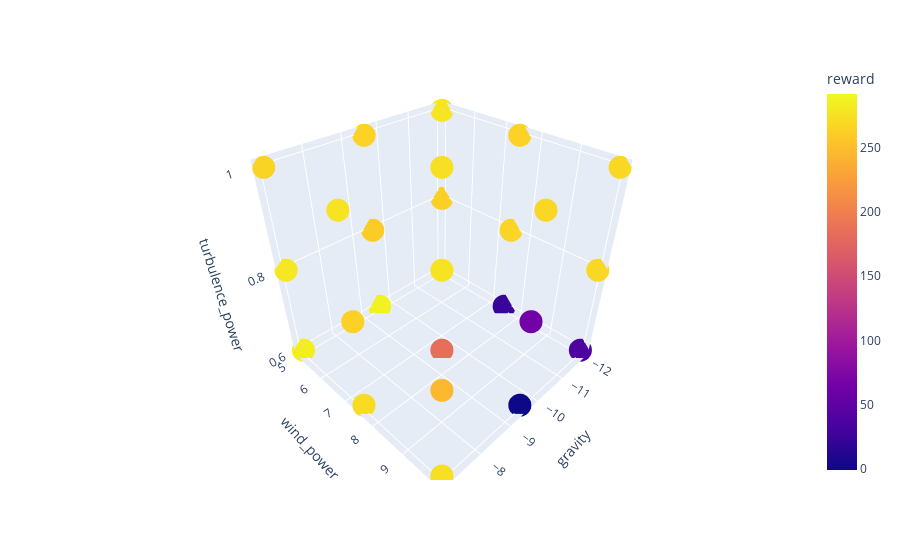

Notebook code cell kept with this figure:
### Code cell
fig = px.scatter_3d(df, x='gravity', y='wind_power', z='turbulence_power',
              color='reward')
fig.show()

### Figure 1 — Plotly figure (JSON) as saved in the notebook; plotly's stock layout.template omitted (floating-point values rounded to 4 significant figures)
{"data": [{"hovertemplate": "gravity=%{x}<br>wind_power=%{y}<br>turbulence_power=%{z}<br>reward=%{marker.color}<extra></extra>", "legendgroup": "", "marker": {"color": [291.5, 262.4, 277.6, 24.08, 267.0, 264.4, 37.58, 268.5, 268.5, 286.1, 260.4, 264.2, 183.2, 225.0, 274.2, -0.8405, 64.46, 267.6, 283.3, 279.5, 266.2, 271.4, 264.2, 276.8, 273.4, 245.2, 277.0], "coloraxis": "coloraxis", "symbol": "circle"}, "mode": "markers", "name": "", "scene": "scene", "showlegend": false, "type": "scatter3d", "x": [-12.0, -12.0, -12.0, -12.0, -12.0, -12.0, -12.0, -12.0, -12.0, -9.5, -9.5, -9.5, -9.5, -9.5, -9.5, -9.5, -9.5, -9.5, -7, -7, -7, -7, -7, -7, -7, -7, -7], "y": [5, 5, 5, 7.5, 7.5, 7.5, 10, 10, 10, 5, 5, 5, 7.5, 7.5, 7.5, 10, 10, 10, 5, 5, 5, 7.5, 7.5, 7.5, 10, 10, 10], "z": [0.6, 0.8, 1, 0.6, 0.8, 1, 0.6, 0.8, 1, 0.6, 0.8, 1, 0.6, 0.8, 1, 0.6, 0.8, 1, 0.6, 0.8, 1, 0.6, 0.8, 1, 0.6, 0.8, 1]}], "layout": {"coloraxis": {"colorbar": {"title": {"text": "reward"}}, "colorscale": [[0, "#0d0887"], [0.1111, "#46039f"], [0.2222, "#7201a8"], [0.3333, "#9c179e"], [0.4444, "#bd3786"], [0.5556, "#d8576b"], [0.6667, "#ed7953"], [0.7778, "#fb9f3a"], [0.8889, "#fdca26"], [1, "#f0f921"]]}, "legend": {"tracegroupgap": 0}, "margin": {"t": 60}, "scene": {"domain": {"x": [0, 1], "y": [0, 1]}, "xaxis": {"title": {"text": "gravity"}}, "yaxis": {"title": {"text": "wind_power"}}, "zaxis": {"title": {"text": "turbulence_power"}}}}}
